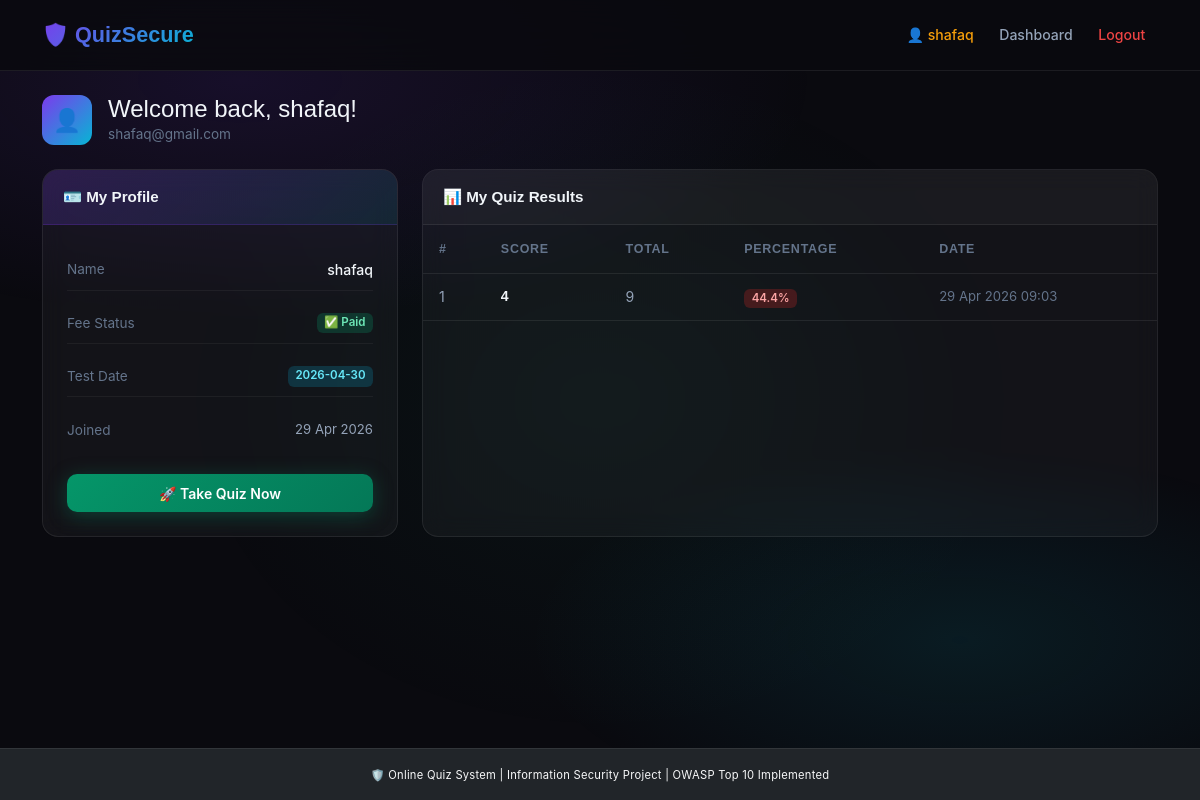
The page /dashboard (signed in) on the database its author committed.
### app.py (models this page shows)
class User(db.Model):
    id = db.Column(db.Integer, primary_key=True)
    name = db.Column(db.String(100), nullable=False)
    email = db.Column(db.String(120), unique=True, nullable=False)
    password = db.Column(db.String(200), nullable=False)  # Hashed
    role = db.Column(db.String(10), default='student')    # 'student' or 'admin'
    fee_paid = db.Column(db.Boolean, default=False)
    test_date = db.Column(db.String(50), nullable=True)
    created_at = db.Column(db.DateTime, default=datetime.utcnow)
    results = db.relationship('Result', backref='user', lazy=True)

class Result(db.Model):
    id = db.Column(db.Integer, primary_key=True)
    user_id = db.Column(db.Integer, db.ForeignKey('user.id'), nullable=False)
    score = db.Column(db.Integer, nullable=False)
    total = db.Column(db.Integer, nullable=False)
    date_taken = db.Column(db.DateTime, default=datetime.utcnow)

### app.py (the view)
@app.route('/dashboard')
@login_required
def dashboard():
    user = User.query.get(session['user_id'])
    results = Result.query.filter_by(user_id=user.id).order_by(Result.date_taken.desc()).all()
    return render_template('dashboard.html', user=user, results=results)

### app.py (called while the page is built)
def login_required(f):
    from functools import wraps
    @wraps(f)
    def decorated(*args, **kwargs):
        if 'user_id' not in session:
            flash('Please login first!', 'warning')
            return redirect(url_for('login'))
        return f(*args, **kwargs)
    return decorated

### templates/dashboard.html (shortened to what this page needs)
{% extends "base.html" %}
{% block content %}
<div class="d-flex align-items-center mb-4 gap-3">
  <div style="width:50px;height:50px;background:linear-gradient(135deg,#7c3aed,#06b6d4);border-radius:12px;display:flex;align-items:center;justify-content:center;font-size:1.4rem;flex-shrink:0;">👤</div>
  <div>
    <h4 style="margin:0; font-family:'Space Grotesk',sans-serif;">Welcome back, {{ user.name }}!</h4>
    <p style="margin:0; color:#64748b; font-size:0.85rem;">{{ user.email }}</p>
  </div>
</div>
<div class="row g-4">
  <div class="col-md-4">
    <div class="card h-100">
      <div class="card-header" style="background:linear-gradient(135deg,rgba(124,58,237,0.2),rgba(6,182,212,0.1)) !important; border-bottom:1px solid rgba(124,58,237,0.2) !important;">
        🪪 My Profile
      </div>
      <div class="card-body">
        <div style="display:flex; flex-direction:column; gap:0.8rem;">
          <div style="display:flex; justify-content:space-between; padding:0.6rem 0; border-bottom:1px solid rgba(255,255,255,0.05);">
            <span style="color:#64748b; font-size:0.85rem;">Name</span>
            <span style="font-weight:500; font-size:0.88rem;">{{ user.name }}</span>
          </div>
          <div style="display:flex; justify-content:space-between; padding:0.6rem 0; border-bottom:1px solid rgba(255,255,255,0.05);">
            <span style="color:#64748b; font-size:0.85rem;">Fee Status</span>
            {% if user.fee_paid %}
              <span class="badge bg-success">✅ Paid</span>
            {% else %}
              <span class="badge bg-danger">❌ Unpaid</span>
            {% endif %}
          </div>
          <div style="display:flex; justify-content:space-between; padding:0.6rem 0; border-bottom:1px solid rgba(255,255,255,0.05);">
            <span style="color:#64748b; font-size:0.85rem;">Test Date</span>
            {% if user.test_date %}
              <span class="badge bg-info">{{ user.test_date }}</span>
            {% else %}
              <span style="color:#64748b; font-size:0.82rem;">Not assigned</span>
            {% endif %}
          </div>
          <div style="display:flex; justify-content:space-between; padding:0.6rem 0;">
            <span style="color:#64748b; font-size:0.85rem;">Joined</span>
            <span style="font-size:0.82rem; color:#94a3b8;">{{ user.created_at.strftime('%d %b %Y') }}</span>
          </div>
        </div>
        <div class="mt-4 d-grid gap-2">
          {% if not user.fee_paid %}
            <a href="{{ url_for('pay_fee') }}" class="btn btn-warning">💳 Pay Fee</a>
          {% else %}
            <a href="{{ url_for('take_quiz') }}" class="btn btn-success">🚀 Take Quiz Now</a>
          {% endif %}
        </div>
      </div>
    </div>
  </div>
  <div class="col-md-8">
    <div class="card h-100">
      <div class="card-header" style="background:rgba(255,255,255,0.03) !important;">
        📊 My Quiz Results
      </div>
      <div class="card-body p-0" style="padding: 0 !important;">
        {% if results %}
        <table class="table mb-0">
          <thead>
            <tr>
              <th>#</th><th>Score</th><th>Total</th><th>Percentage</th><th>Date</th>
            </tr>
          </thead>
          <tbody>
            {% for r in results %}
            {% set pct = (r.score / r.total * 100) | round(1) %}
            <tr>
              <td>{{ loop.index }}</td>
              <td style="font-family:'Space Grotesk',sans-serif; font-weight:600; color:#f1f5f9;">{{ r.score }}</td>
              <td>{{ r.total }}</td>
              <td>
                <span class="badge {% if pct >= 70 %}bg-success{% elif pct >= 50 %}bg-warning{% else %}bg-danger{% endif %}">
                  {{ pct }}%
                </span>
              </td>
              <td style="font-size:0.82rem; color:#64748b;">{{ r.date_taken.strftime('%d %b %Y %H:%M') }}</td>
            </tr>
            {% endfor %}
          </tbody>
        </table>
        {% endif %}
      </div>
    </div>
  </div>
</div>
{% endblock %}

### templates/base.html (shortened to what this page needs)
<!DOCTYPE html>
<html lang="en">
<head>
    <link href="https://cdn.jsdelivr.net/npm/bootstrap@5.3.0/dist/css/bootstrap.min.css" rel="stylesheet">
    <link rel="stylesheet" href="{{ url_for('static', filename='css/style.css') }}">
</head>
<body>
<div class="content-wrapper">
    <nav class="navbar navbar-expand-lg navbar-dark bg-dark">
        <div class="container">
            <a class="navbar-brand fw-bold" href="{{ url_for('index') }}">🛡️ QuizSecure</a>
            <div class="collapse navbar-collapse" id="navbarNav">
                <ul class="navbar-nav ms-auto">
                    {% if session.get('user_id') %}
                        <li class="nav-item">
                            <span class="nav-link text-warning">👤 {{ session.get('user_name') }}</span>
                        </li>
                        {% if session.get('role') == 'admin' %}
                        <li class="nav-item">
                            <a class="nav-link" href="{{ url_for('admin_dashboard') }}">Admin Panel</a>
                        </li>
                        {% else %}
                        <li class="nav-item">
                            <a class="nav-link" href="{{ url_for('dashboard') }}">Dashboard</a>
                        </li>
                        {% endif %}
                        <li class="nav-item">
                            <a class="nav-link text-danger" href="{{ url_for('logout') }}">Logout</a>
                        </li>
                    {% endif %}
                </ul>
            </div>
        </div>
    </nav>
    <div class="container mt-4">
        {% block content %}{% endblock %}
    </div>
</div>
<footer class="py-3 bg-dark text-center text-light">
    <small>🛡️ Online Quiz System | Information Security Project | OWASP Top 10 Implemented</small>
</footer>
</body>
</html>

### static/css/style.css (style rules this page uses)
:root { --bg-primary: #0a0a0f; --bg-secondary: #0f0f1a; --bg-card: rgba(255,255,255,0.04); --bg-card-hover: rgba(255,255,255,0.08); --accent-1: #7c3aed; --accent-2: #06b6d4; --accent-3: #10b981; --accent-danger: #ef4444; --accent-warn: #f59e0b; --text-primary: #f1f5f9; --text-muted: #64748b; --text-dim: #94a3b8; --border: rgba(255,255,255,0.08); --border-accent: rgba(124,58,237,0.4); --glow-purple: rgba(124,58,237,0.15); --glow-cyan: rgba(6,182,212,0.15); }
*, *::before, *::after { box-sizing: border-box; }
body { background: var(--bg-primary); color: var(--text-primary); font-family: 'Inter', sans-serif; min-height: 100vh; position: relative; overflow-x: hidden; }
body::before { content: ''; position: fixed; inset: 0; background: radial-gradient(ellipse 80% 50% at 20% 10%, rgba(124,58,237,0.12) 0%, transparent 60%), radial-gradient(ellipse 60% 40% at 80% 80%, rgba(6,182,212,0.10) 0%, transparent 60%), radial-gradient(ellipse 50% 60% at 50% 50%, rgba(16,185,129,0.05) 0%, transparent 70%); pointer-events: none; z-index: 0; }
body > * { position: relative; z-index: 1; }
.navbar { background: rgba(10,10,15,0.85) !important; backdrop-filter: blur(20px); -webkit-backdrop-filter: blur(20px); border-bottom: 1px solid var(--border); padding: 0.85rem 0; }
.navbar-brand { font-family: 'Space Grotesk', sans-serif; font-weight: 700; font-size: 1.35rem !important; background: linear-gradient(135deg, #7c3aed, #06b6d4); -webkit-background-clip: text; -webkit-text-fill-color: transparent; background-clip: text; }
.nav-link { color: var(--text-dim) !important; font-size: 0.88rem; font-weight: 500; transition: color 0.2s; padding: 0.4rem 0.8rem !important; border-radius: 8px; }
.nav-link.text-warning { color: var(--accent-warn) !important; }
.nav-link.text-danger { color: var(--accent-danger) !important; }
.card { background: var(--bg-card) !important; border: 1px solid var(--border) !important; border-radius: 16px !important; backdrop-filter: blur(12px); color: var(--text-primary); transition: border-color 0.3s, transform 0.2s, box-shadow 0.3s; overflow: hidden; }
.card-header { border-bottom: 1px solid var(--border) !important; font-family: 'Space Grotesk', sans-serif; font-weight: 600; font-size: 0.95rem; padding: 1rem 1.25rem !important; background: transparent !important; }
.card-body { padding: 1.5rem !important; }
.btn { font-weight: 600; font-size: 0.875rem; border-radius: 10px; padding: 0.55rem 1.3rem; border: none; transition: all 0.25s; position: relative; overflow: hidden; }
.btn-success { background: linear-gradient(135deg, #059669, #047857); color: #fff; box-shadow: 0 4px 20px rgba(5,150,105,0.35); }
.badge { border-radius: 6px; font-weight: 600; font-size: 0.72rem; padding: 0.3em 0.65em; }
.bg-success { background: rgba(5,150,105,0.25) !important; color: #6ee7b7 !important; }
.bg-danger { background: rgba(220,38,38,0.25) !important; color: #fca5a5 !important; }
.bg-info { background: rgba(8,145,178,0.25) !important; color: #67e8f9 !important; }
.table { color: var(--text-primary); --bs-table-bg: transparent; --bs-table-striped-bg: rgba(255,255,255,0.02); font-size: 0.88rem; }
.table th { font-family: 'Space Grotesk', sans-serif; font-weight: 600; font-size: 0.78rem; text-transform: uppercase; letter-spacing: 0.06em; color: var(--text-muted); border-bottom: 1px solid var(--border) !important; padding: 0.9rem 1rem; }
.table td { border-color: var(--border) !important; vertical-align: middle; padding: 0.75rem 1rem; color: var(--text-dim); }
footer { background: rgba(10,10,15,0.9) !important; border-top: 1px solid var(--border); color: var(--text-muted) !important; font-size: 0.8rem; letter-spacing: 0.02em; padding: 1rem 0 !important; }
h1,h2,h3,h4,h5,h6 { font-family: 'Space Grotesk', sans-serif; color: var(--text-primary); }
.text-danger { color: #f87171 !important; }
.text-warning { color: #fbbf24 !important; }

### templates/base.html (style rules this page uses)
body { display: flex; flex-direction: column; min-height: 100vh; margin: 0; }
.content-wrapper { flex: 1 0 auto; }
footer { flex-shrink: 0; }

### rows shown on the page
User: get "shafaq", name "shafaq", email "shafaq@gmail.com", test_date "2026-04-30", created_at "29 Apr 2026"
Result: score "4", total "9", pct "44.4", date_taken "29 Apr 2026 09:03"
